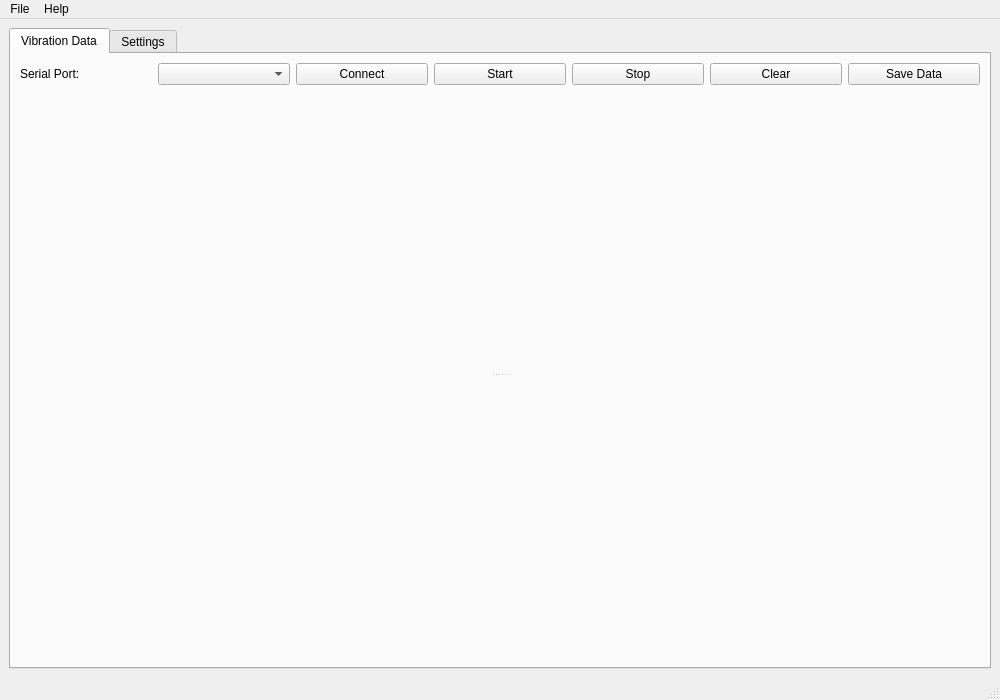
<?xml version="1.0" encoding="UTF-8"?>
<ui version="4.0">
 <class>MainWindow</class>
 <widget class="QMainWindow" name="MainWindow">
  <property name="geometry">
   <rect>
    <x>0</x>
    <y>0</y>
    <width>1000</width>
    <height>700</height>
   </rect>
  </property>
  <property name="windowTitle">
   <string>Vibration Monitoring System</string>
  </property>
  <widget class="QWidget" name="centralwidget">
   <layout class="QVBoxLayout" name="verticalLayout">
    <item>
     <widget class="QTabWidget" name="tabWidget">
      <property name="currentIndex">
       <number>0</number>
      </property>
      <widget class="QWidget" name="dataTab">
       <attribute name="title">
        <string>Vibration Data</string>
       </attribute>
       <layout class="QVBoxLayout" name="verticalLayout_2">
        <item>
         <layout class="QHBoxLayout" name="horizontalLayout">
          <item>
           <widget class="QLabel" name="label">
            <property name="text">
             <string>Serial Port:</string>
            </property>
           </widget>
          </item>
          <item>
           <widget class="QComboBox" name="serialPortComboBox"/>
          </item>
          <item>
           <widget class="QPushButton" name="connectButton">
            <property name="text">
             <string>Connect</string>
            </property>
           </widget>
          </item>
          <item>
           <widget class="QPushButton" name="startButton">
            <property name="text">
             <string>Start</string>
            </property>
           </widget>
          </item>
          <item>
           <widget class="QPushButton" name="stopButton">
            <property name="text">
             <string>Stop</string>
            </property>
           </widget>
          </item>
          <item>
           <widget class="QPushButton" name="clearButton">
            <property name="text">
             <string>Clear</string>
            </property>
           </widget>
          </item>
          <item>
           <widget class="QPushButton" name="saveButton">
            <property name="text">
             <string>Save Data</string>
            </property>
           </widget>
          </item>
         </layout>
        </item>
        <item>
         <widget class="QSplitter" name="splitter">
          <property name="orientation">
           <enum>Qt::Vertical</enum>
          </property>
          <widget class="QWidget" name="layoutWidget">
           <layout class="QVBoxLayout" name="accelChartLayout"/>
          </widget>
          <widget class="QWidget" name="layoutWidget">
           <layout class="QVBoxLayout" name="gyroChartLayout"/>
          </widget>
         </widget>
        </item>
       </layout>
      </widget>
      <widget class="QWidget" name="settingsTab">
       <attribute name="title">
        <string>Settings</string>
       </attribute>
       <layout class="QVBoxLayout" name="verticalLayout_3">
        <item>
         <widget class="QGroupBox" name="filterGroupBox">
          <property name="title">
           <string>Filter Settings</string>
          </property>
          <layout class="QGridLayout" name="gridLayout">
           <item row="0" column="0">
            <widget class="QLabel" name="label_2">
             <property name="text">
              <string>Accelerometer Filter Strength:</string>
             </property>
            </widget>
           </item>
           <item row="0" column="1">
            <widget class="QSlider" name="accelFilterSlider">
             <property name="maximum">
              <number>100</number>
             </property>
             <property name="value">
              <number>50</number>
             </property>
             <property name="orientation">
              <enum>Qt::Horizontal</enum>
             </property>
            </widget>
           </item>
           <item row="0" column="2">
            <widget class="QLabel" name="accelFilterValueLabel">
             <property name="text">
              <string>50%</string>
             </property>
            </widget>
           </item>
           <item row="1" column="0">
            <widget class="QLabel" name="label_3">
             <property name="text">
              <string>Gyroscope Filter Strength:</string>
             </property>
            </widget>
           </item>
           <item row="1" column="1">
            <widget class="QSlider" name="gyroFilterSlider">
             <property name="maximum">
              <number>100</number>
             </property>
             <property name="value">
              <number>50</number>
             </property>
             <property name="orientation">
              <enum>Qt::Horizontal</enum>
             </property>
            </widget>
           </item>
           <item row="1" column="2">
            <widget class="QLabel" name="gyroFilterValueLabel">
             <property name="text">
              <string>50%</string>
             </property>
            </widget>
           </item>
           <item row="2" column="1">
            <widget class="QPushButton" name="resetFilterButton">
             <property name="text">
              <string>Reset to Default</string>
             </property>
            </widget>
           </item>
          </layout>
         </widget>
        </item>
        <item>
         <widget class="QGroupBox" name="displayGroupBox">
          <property name="title">
           <string>Display Settings</string>
          </property>
          <layout class="QGridLayout" name="gridLayout_2">
           <item row="0" column="0">
            <widget class="QLabel" name="label_4">
             <property name="text">
              <string>Chart Update Rate:</string>
             </property>
            </widget>
           </item>
           <item row="0" column="1">
            <widget class="QComboBox" name="updateRateComboBox">
             <item>
              <property name="text">
               <string>10 Hz</string>
              </property>
             </item>
             <item>
              <property name="text">
               <string>5 Hz</string>
              </property>
             </item>
             <item>
              <property name="text">
               <string>2 Hz</string>
              </property>
             </item>
             <item>
              <property name="text">
               <string>1 Hz</string>
              </property>
             </item>
            </widget>
           </item>
           <item row="1" column="0">
            <widget class="QLabel" name="label_5">
             <property name="text">
              <string>Display History (samples):</string>
             </property>
            </widget>
           </item>
           <item row="1" column="1">
            <widget class="QSpinBox" name="historySizeSpinBox">
             <property name="minimum">
              <number>10</number>
             </property>
             <property name="maximum">
              <number>1000</number>
             </property>
             <property name="value">
              <number>100</number>
             </property>
            </widget>
           </item>
          </layout>
         </widget>
        </item>
        <item>
         <spacer name="verticalSpacer">
          <property name="orientation">
           <enum>Qt::Vertical</enum>
          </property>
          <property name="sizeHint" stdset="0">
           <size>
            <width>20</width>
            <height>40</height>
           </size>
          </property>
         </spacer>
        </item>
       </layout>
      </widget>
     </widget>
    </item>
   </layout>
  </widget>
  <widget class="QMenuBar" name="menubar">
   <property name="geometry">
    <rect>
     <x>0</x>
     <y>0</y>
     <width>1000</width>
     <height>21</height>
    </rect>
   </property>
   <widget class="QMenu" name="menuFile">
    <property name="title">
     <string>File</string>
    </property>
    <addaction name="actionSave_Data"/>
    <addaction name="actionLoad_Configuration"/>
    <addaction name="actionSave_Configuration"/>
    <addaction name="separator"/>
    <addaction name="actionExit"/>
   </widget>
   <widget class="QMenu" name="menuHelp">
    <property name="title">
     <string>Help</string>
    </property>
    <addaction name="actionAbout"/>
   </widget>
   <addaction name="menuFile"/>
   <addaction name="menuHelp"/>
  </widget>
  <widget class="QStatusBar" name="statusBar"/>
  <action name="actionSave_Data">
   <property name="text">
    <string>Save Data...</string>
   </property>
  </action>
  <action name="actionLoad_Configuration">
   <property name="text">
    <string>Load Configuration...</string>
   </property>
  </action>
  <action name="actionSave_Configuration">
   <property name="text">
    <string>Save Configuration...</string>
   </property>
  </action>
  <action name="actionExit">
   <property name="text">
    <string>Exit</string>
   </property>
  </action>
  <action name="actionAbout">
   <property name="text">
    <string>About</string>
   </property>
  </action>
 </widget>
 <resources/>
 <connections/>
</ui>
